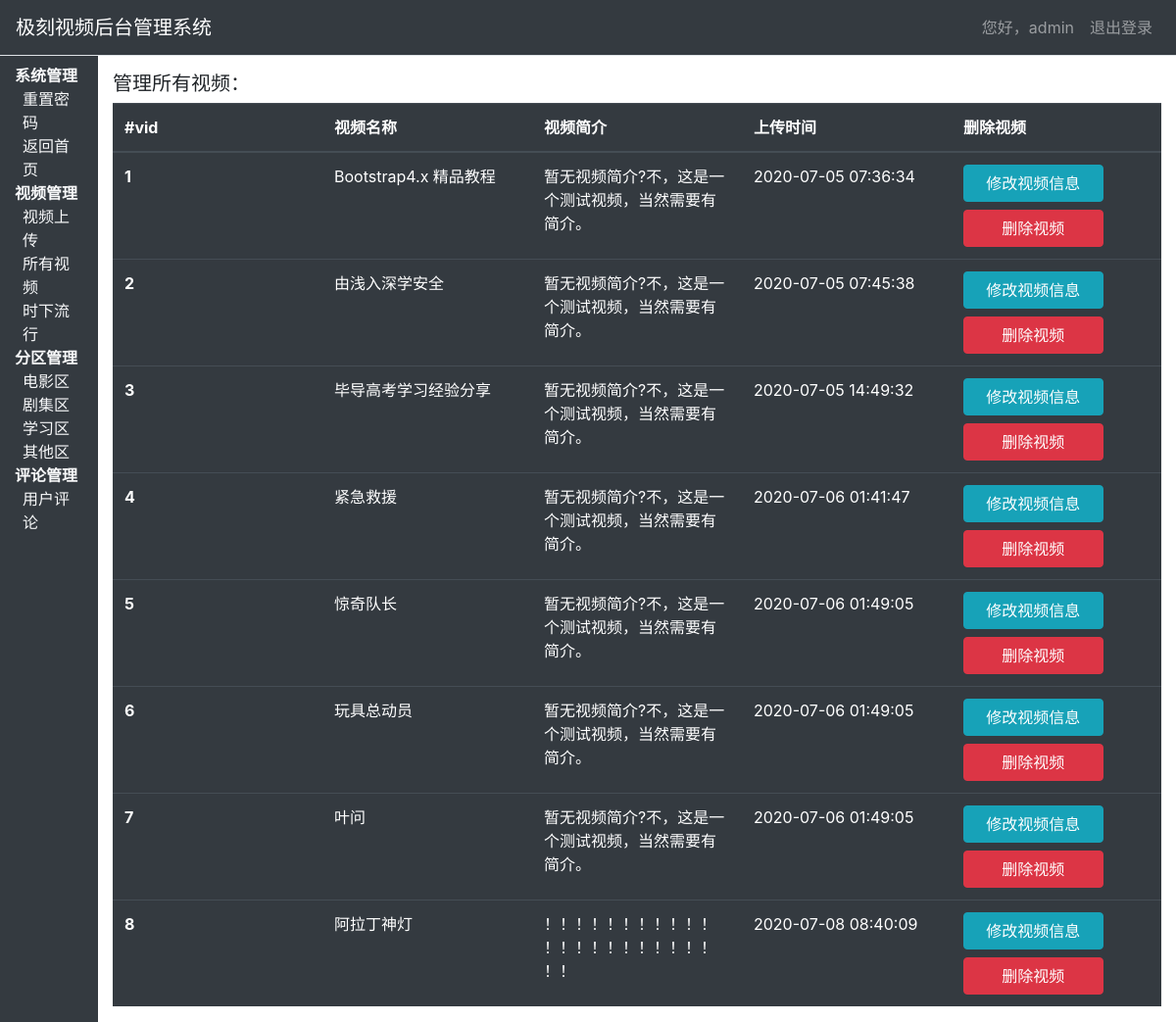
The page /admin/videoManage.php (signed in) on the database as committed earlier.
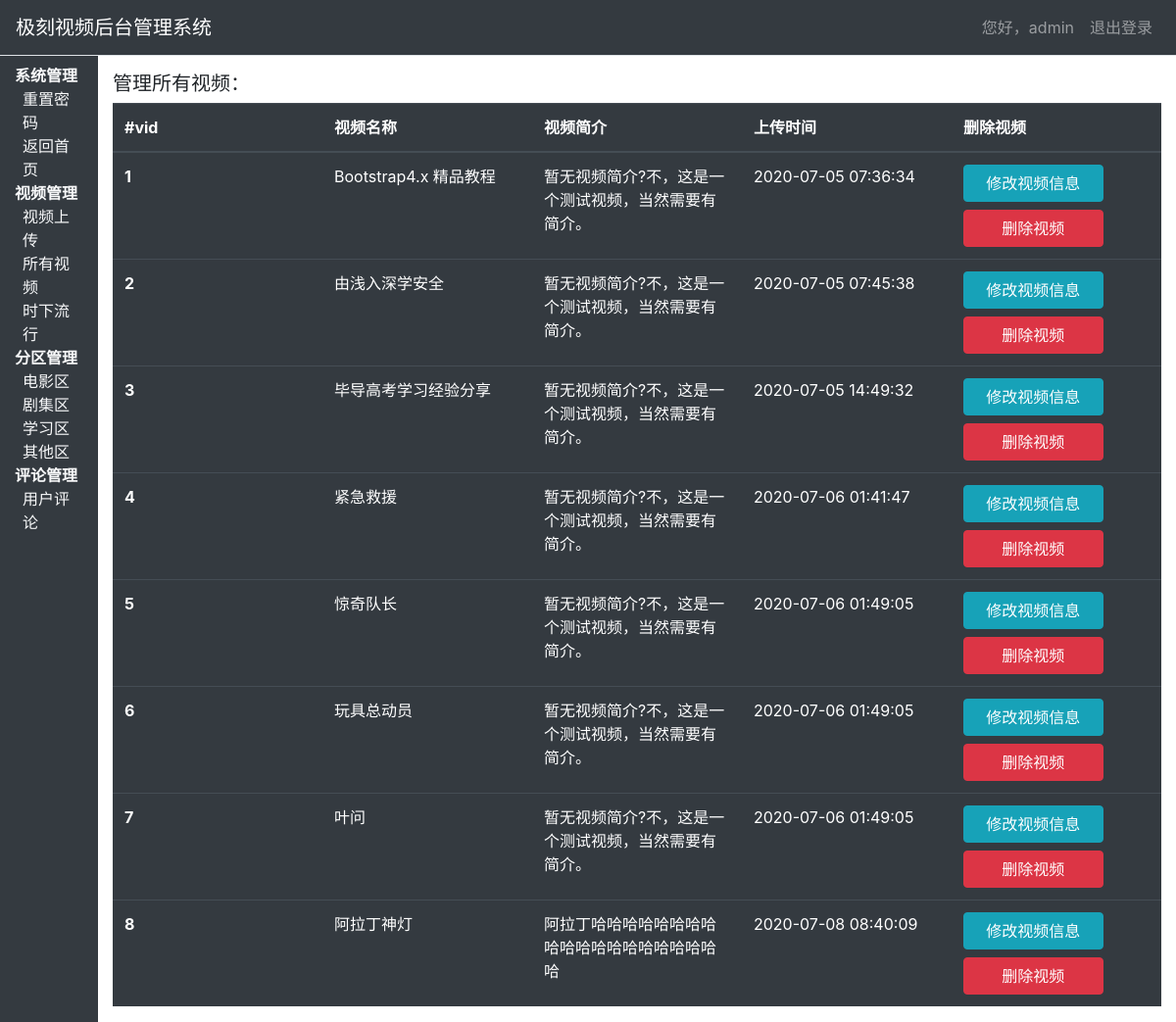
The same page on the database as committed later.
### tables this page shows
CREATE TABLE `tbl_video` (
  `vid` int(11) NOT NULL COMMENT '视频编号',
  `videoName` varchar(50) NOT NULL COMMENT '视频名称',
  `videoTime` timestamp NOT NULL DEFAULT CURRENT_TIMESTAMP COMMENT '上线时间',
  `videoUrl` varchar(100) NOT NULL COMMENT '视频路径'
);

CREATE TABLE `tbl_video_desc` (
  `vid` int(11) NOT NULL COMMENT '视频编号',
  `coverUrl` varchar(100) NOT NULL COMMENT '封面路径',
  `videoDesc` varchar(200) NOT NULL DEFAULT '暂无视频简介' COMMENT '视频简介',
  `likeCount` int(11) NOT NULL DEFAULT '0' COMMENT '点赞数量'
);

### common/pdo.php (called while the page is built, shortened)
<?php
function getConnect(){
    $config = array(
        'host' => '127.0.0.1',
        'user' => 'root',
        'password' => 'root',
        'charset' => 'utf8',
        'dbname' => 'jikeevideo',
        'port' => 3306
    );
    try{
        $dsn="mysql:host=".$config['host'].";dbname=".$config['dbname'];
        $link=new PDO($dsn,$config['user'],$config['password']);
        $link->setAttribute(PDO::ATTR_EMULATE_PREPARES, false);
        $link->query("set names ".$config['charset']);
    }catch(PDOException $ex){
        die('数据库连接失败!') . $ex->getMessage();
    }
    return $link;
}
function execQuery($strQuery,$params){
    $link=getConnect();
    $stmt=$link->prepare($strQuery);
    $stmt->execute($params);
    return $stmt->fetchAll(PDO::FETCH_ASSOC);
}

### common/video.dao.php (called while the page is built, shortened)
<?php
require_once 'pdo.php';
function findAllVideos(){
    $sql = "select distinct * from tbl_video,tbl_video_desc where tbl_video.vid = tbl_video_desc.vid;";
    $params=array();
    return execQuery($sql,$params);
}

### admin/videoManage.php (the view, shortened to what this page needs)
<!DOCTYPE html>
<html lang="zh-cn">
<head>
    <link rel="stylesheet" href="../css/bootstrap.css">
    <link rel="stylesheet" href="./css/style.css">
</head>
<body>
<?php
require_once 'nav.php';
require_once '../common/video.dao.php';
?>
<div class="container-fluid">
    <div class="row">
        <?php
        require_once 'left.php';
        ?>
        <div class="col-11 mt-3">
            <h5>管理所有视频：</h5>
            <table id="tb" class="table table-dark" style="word-break:break-all; word-wrap:break-word;">
                <thead>
                <tr>
                    <th scope="col">#vid</th>
                    <th scope="col">视频名称</th>
                    <th scope="col">视频简介</th>
                    <th scope="col">上传时间</th>
                    <th scope="col">删除视频</th>
                </tr>
                </thead>
                <tbody>
                <?php
                $allVideos = findAllVideos();
                foreach ($allVideos as $item){
                    echo '<tr>
                    <th scope="row">'.$item['vid'].'</th>
                    <td>'.$item['videoName'].'</td>
                    <td>'.$item['videoDesc'].'</td>
                    <td>'.$item['videoTime'].'</td>
                    <td>
                    <form action="videoUpdate.php" method="post">
                    <input hidden name="vid" type="text" value="'.$item['vid']. '">
                    <button class="btn btn-info w-75 mb-2" type="submit">修改视频信息</button>
                    </form>
                    <form action="doVideoDelete.php" method="post" onsubmit="return makeSure()">
                    <input hidden name="vid" type="text" value="' .$item['vid'].'">
                    <button class="btn btn-danger w-75" type="submit">删除视频</button>
                    </form>
                    </td>
                </tr>';
                }
                ?>
                </tbody>
            </table>
    </div>
</div>
</body>
</html>

Rows that differ between the two databases and show on the page:
changed through a linked row, tbl_video "阿拉丁神灯": tbl_video_desc.videoDesc "！！！！！！！！！！！！！！！！！！！！！！！！" → "阿拉丁哈哈哈哈哈哈哈哈哈哈哈哈哈哈哈哈哈哈哈哈"
